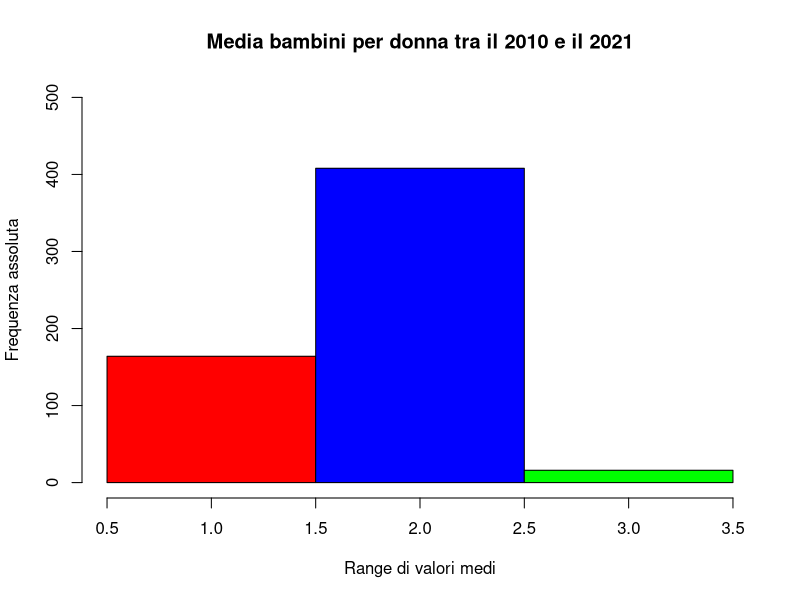
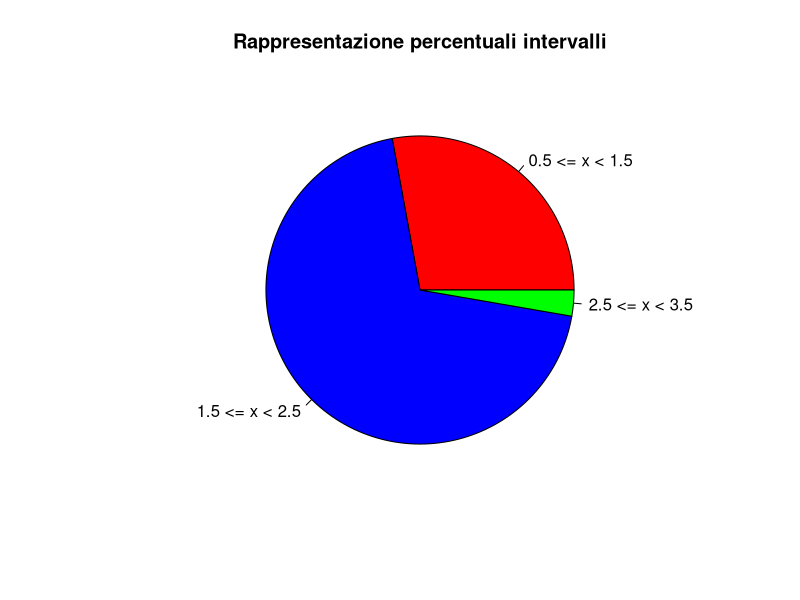
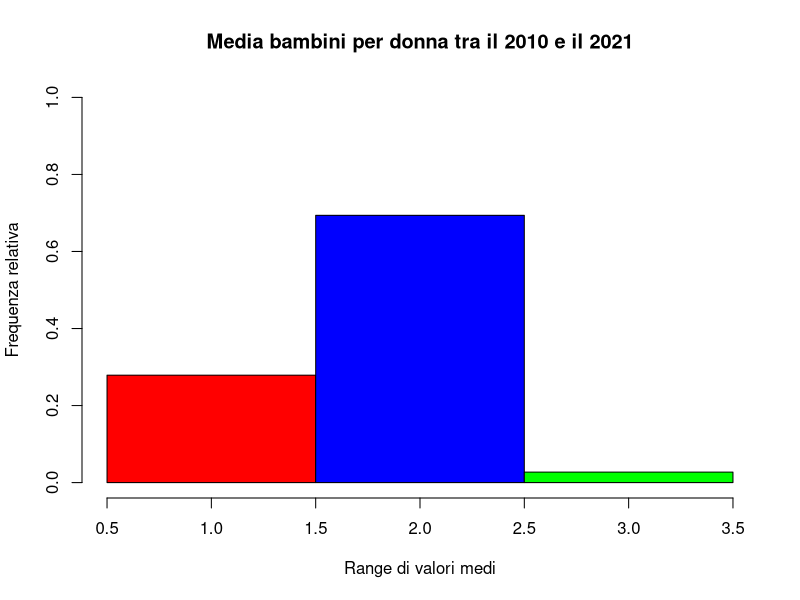
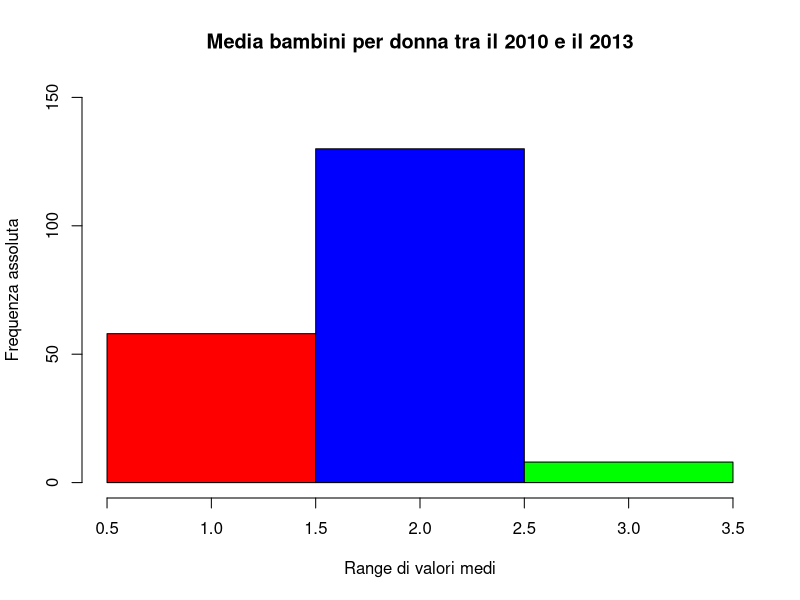
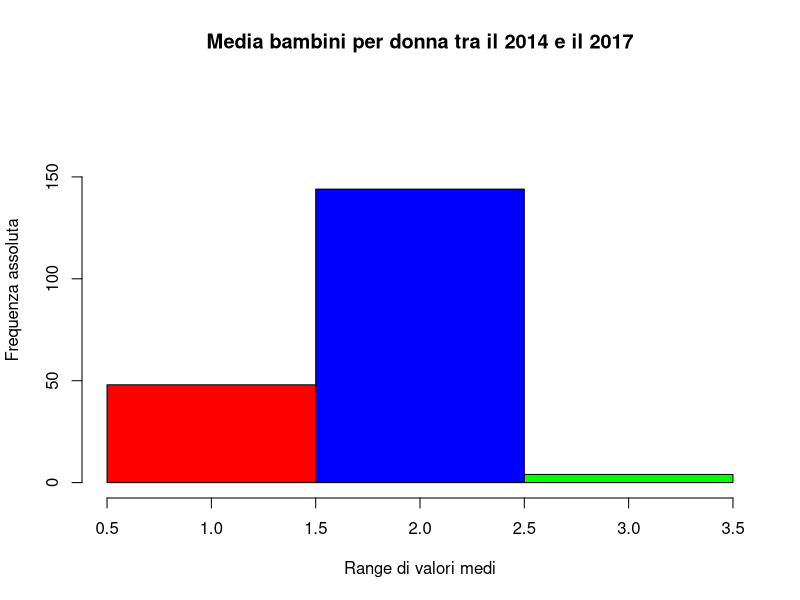
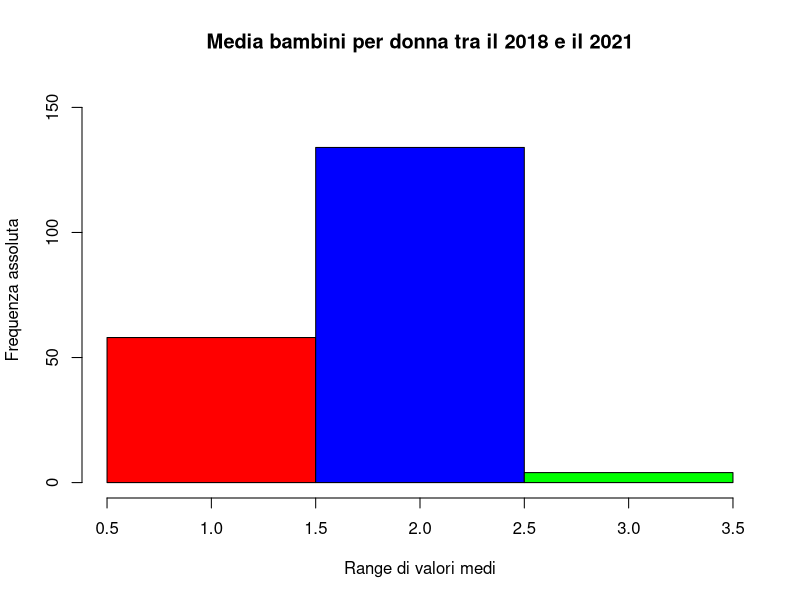
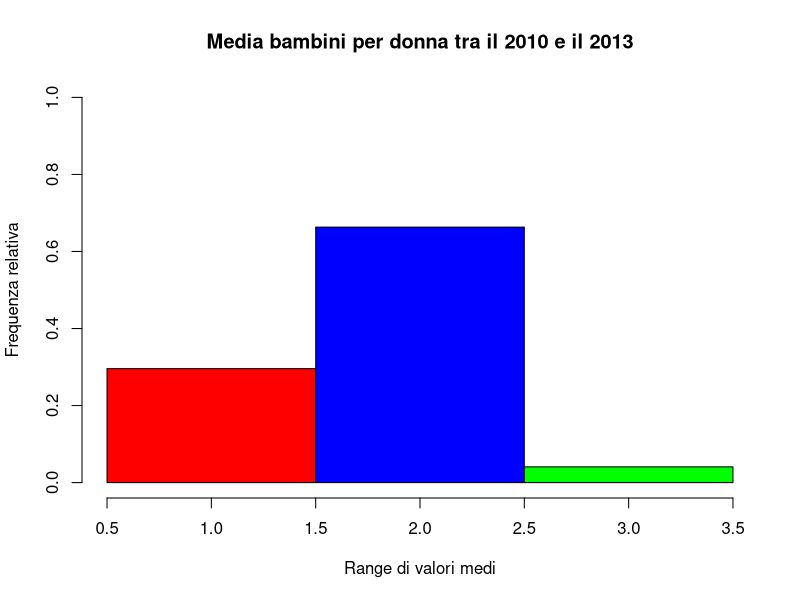
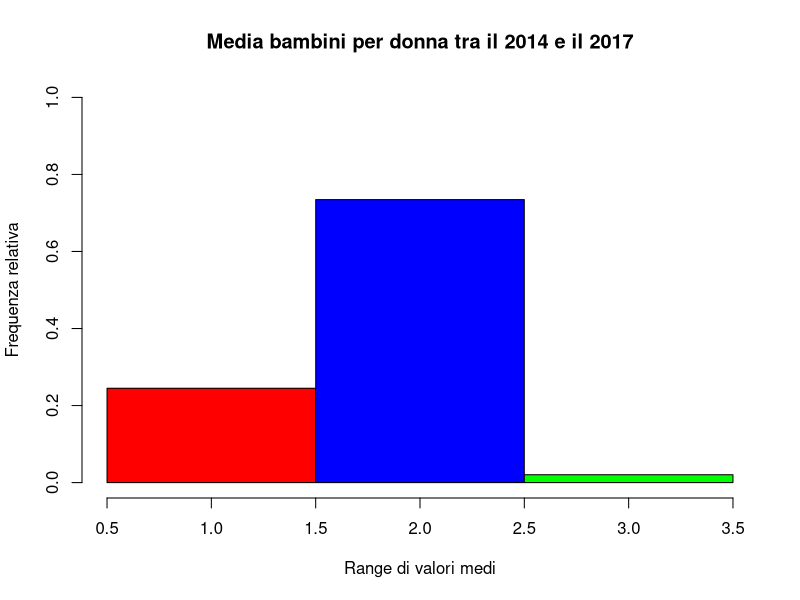

Source code (R) for these figures, in order:
#ANALISI DESCRITTIVA DEL DATASET SULLA FERTILITA'
#Author: Annalaura Miglino


#________________________________________________________________________
#                     OPERAZIONI PRELIMINARI
#________________________________________________________________________

#Si importano le librerie necessarie
library(readxl)
library(e1071)

#Si legge il file Excel
data <- read_excel("dataset_puliti/fertilita_arrotondato.xlsx")
View(data)


#________________________________________________________________________
#       FREQUENZE RELATIVE E ASSOLUTE SULL'INTERO SET DI DATI
#________________________________________________________________________

#Si selezionano le colonne numeriche
columns_to_convert <- names(data)[-1]

#Si convertono queste colonne in formato numerico
data[columns_to_convert] <- lapply(data[columns_to_convert], 
                                   function(x) as.numeric(as.character(x)))

#Si stampa il minimo del set di dati
print(min(data[, -1]))
#Si stampa il massimo del set di dati
print(max(data[, -1]))

#Si selezionano solo le colonne numeriche
data_numeric <- data[, sapply(data, is.numeric)]

#Si converte il dataframe in una matrice
data_matrix <- as.matrix(data_numeric)

#Si calcola la media
mean(data_matrix)

#Si calcola la deviazione standard
sqrt(var(as.vector(data_matrix)))

#Si trasforma il dataset in un vettore numerico per poter calcolare la skewness
dati_numerici <- as.numeric(as.character(unlist(data[, -1])))
dati_numerici

#Si definiscono gli intervalli, quindi
#tra 0 e 1.49 (1 bambino in media per donna)
#tra 1.50 e 2.49 (2 bambini in media per donna)
#dopo 2.50 (3 bambini in media per donna) 
intervalli <- c(0.5, 1.5, 2.5, 3.5) 

#Si calcolano le frequenze assolute per intervalli
frequenzeA <- table(cut(dati_numerici, breaks = intervalli))

#Si calcolano le frequenze assolute cumulate per l'intero set di dati tenendo
#conto sempre degli intervalli
cumsum(frequenzeA)

#Si calcolano le frequenze relative per l'intero set di dati per intervalli 
frequenzeR <- table(cut(dati_numerici, breaks = intervalli))/length(dati_numerici)

#Si calcolano le frequenze relative cumulate per l'intero set di dati tenendo
#conto sempre degli intervalli
cumsum(frequenzeR)

#Si calcolano quante istanze ci sono in ciascun range con un istogramma
hist(dati_numerici, breaks = intervalli, freq = TRUE,
     ylim = c(0, max(frequenzeA)+92),
     col = c("red", "blue", "green"), border = "black",
     main = "Media bambini per donna tra il 2010 e il 2021",
     xlab = "Range di valori medi", ylab = "Frequenza assoluta")

#Si costruisce anche il grafico a torta per avere una più chiara
#interpretazione con le percentuali
pie(table(cut(dati_numerici, breaks = intervalli, 
              labels = c("0.5 <= x < 1.5",
                         "1.5 <= x < 2.5",
                         "2.5 <= x < 3.5"))), 
    col = c("red", "blue", "green"), 
    main = "Rappresentazione percentuali intervalli")

#Si crea lo stesso grafico, ma con le frequenze relative
hist(dati_numerici, breaks = intervalli, freq = FALSE,
     ylim = c(0, 1),
     col = c("red", "blue", "green"), border = "black",
     main = "Media bambini per donna tra il 2010 e il 2021",
     xlab = "Range di valori medi", ylab = "Frequenza relativa")


#________________________________________________________________________
#                       DIVISIONE IN 3 RANGE DI ANNI
#________________________________________________________________________

#Si dividono i dati in 3 intervalli, ciascuno di 4 anni
dati_2010_2013 <- data[, c("2010", "2011", "2012", "2013")]
dati_2014_2017 <- data[, c("2014", "2015", "2016", "2017")]
dati_2018_2021 <- data[, c("2018", "2019", "2020", "2021")]

#Si convertono tutti i dati in un vettore numerico 
#In questo modo, ci si può operare più facilmente
dati_2010_2013 <- as.numeric(as.character(unlist(dati_2010_2013)))
dati_2014_2017 <- as.numeric(as.character(unlist(dati_2014_2017)))
dati_2018_2021 <- as.numeric(as.character(unlist(dati_2018_2021)))

#Si calcolano le frequenze assolute per ognuno
frequenzeA_10_13 <- table(cut(dati_2010_2013, breaks = intervalli))
frequenzeA_14_17 <- table(cut(dati_2014_2017, breaks = intervalli))
frequenzeA_18_21 <- table(cut(dati_2018_2021, breaks = intervalli))

#Si calcolano anche le frequenze assolute cumulate per ognuno
cumulateA_10_13 <- cumsum(frequenzeA_10_13)
cumulateA_14_17 <- cumsum(frequenzeA_14_17)
cumulateA_18_21 <- cumsum(frequenzeA_18_21)

#Si calcolano le frequenze relative per ognuno
frequenzeR_10_13 <- table(cut(dati_2010_2013, breaks = intervalli))/length(dati_2010_2013)
frequenzeR_14_17 <- table(cut(dati_2014_2017, breaks = intervalli))/length(dati_2014_2017)
frequenzeR_18_21 <- table(cut(dati_2018_2021, breaks = intervalli))/length(dati_2018_2021)

#Si calcolano anche le frequenze relative cumulate per ognuno
cumulateR_10_13 <- cumsum(frequenzeR_10_13)
cumulateR_14_17 <- cumsum(frequenzeR_14_17)
cumulateR_18_21 <- cumsum(frequenzeR_18_21)

#Si contano le istanze presenti in ciascun range con un istogramma
#tenendo conto della frequenza assoluta.
#Se ne costruisce uno per ogni quadriennio
hist(dati_2010_2013, breaks = intervalli, freq = TRUE,
     ylim = c(0, max(frequenzeA_10_13) + 20),
     col = c("red", "blue", "green"), border = "black",
     main = "Media bambini per donna tra il 2010 e il 2013",
     xlab = "Range di valori medi", ylab = "Frequenza assoluta")

hist(dati_2014_2017, breaks = intervalli, freq = TRUE,
     ylim = c(0, max(frequenzeA_14_17) + 45),
     col = c("red", "blue", "green"), border = "black",
     main = "Media bambini per donna tra il 2014 e il 2017",
     xlab = "Range di valori medi", ylab = "Frequenza assoluta")

hist(dati_2018_2021, breaks = intervalli, freq = TRUE,
     ylim = c(0, max(frequenzeA_18_21) + 20),
     col = c("red", "blue", "green"), border = "black",
     main = "Media bambini per donna tra il 2018 e il 2021",
     xlab = "Range di valori medi", ylab = "Frequenza assoluta")

#Allo stesso modo, si calcola la frequenza relativa sempre con lo stesso grafico
#È analogo a quanto fatto per le frequenze assolute ma con le relative
hist(dati_2010_2013, breaks = intervalli, freq = FALSE,
     ylim = c(0, 1),
     col = c("red", "blue", "green"), border = "black",
     main = "Media bambini per donna tra il 2010 e il 2013",
     xlab = "Range di valori medi", ylab = "Frequenza relativa")

hist(dati_2014_2017, breaks = intervalli, freq = FALSE,
     ylim = c(0, 1),
     col = c("red", "blue", "green"), border = "black",
     main = "Media bambini per donna tra il 2014 e il 2017",
     xlab = "Range di valori medi", ylab = "Frequenza relativa")

hist(dati_2018_2021, breaks = intervalli, freq = FALSE,
     ylim = c(0, 1),
     col = c("red", "blue", "green"), border = "black",
     main = "Media bambini per donna tra il 2018 e il 2021",
     xlab = "Range di valori medi", ylab = "Frequenza relativa")

#Si crea una tabella di contingenza per le frequenze assolute
contingenza_assolute <- cbind(frequenzeA_10_13, frequenzeA_14_17, frequenzeA_18_21)
contingenza_assolute

#Distribuzione di frequenza assoluta marginale del numero di figli
#Qui si osserva la totalità di istanze per tutti gli anni insieme
freqMarginaleFigliA <- margin.table(contingenza_assolute, 1)

#Si crea la tabella di contingenza anche per le frequenze relative
contingenza_relative <- cbind(frequenzeR_10_13, frequenzeR_14_17, frequenzeR_18_21)
contingenza_relative

#Frequenza relativa congiunta
#Sarebbe la proporzione di ciascun elemento nella matrice rispetto alla 
#somma totale degli elementi della matrice: ogni elemento viene diviso per
#il numero totale di elementi.
freqFigli <- prop.table(contingenza_assolute)
freqFigli

#Distribuzione di frequenza relativa marginale del numero di figli
#È analogo a quanto fatto con le frequenze assolute, ma è con 
#le frequenze relative
freqMarginaleFigliR <- margin.table(freqFigli, 1)

#Frequenza assoluta congiunta
#Viene trasposta in modo da ottenere su ogni barra i dati giusti
#Nella prima barra, si hanno 58, 48 e 58 per tutti i quadrienni
#Nella seconda barra, i valori sono 130, 144 e 134 per tutti i quadrienni
#Nella terza barra, si hanno 8, 4 e 4 per tutti i quadrienni
#Infatti, la somma della prima risulta 58+48+58=164, e così via anche
#per le altre barre
barplot(
  t(contingenza_assolute),
  col = c("blue", "green", "red"),
  legend = c("2010-2013", "2014-2017", "2018-2021"),
  names.arg = c("[0.5,1.5)", "[1.5,2.5)", "[2.5,3.5)"),
  main = "Frequenza assoluta congiunta",
  xlab = "Numero di figli in media per donna"
)

#Frequenza relativa congiunta
#La traspongo in modo da avere su ogni barra i dati giusti
#Il ragionamento è lo stesso delle frequenze assolute, ma con le relative
barplot(
  t(freqFigli),
  ylim = c(0,1),
  col = c("blue", "green", "red"),
  legend = c("2010-2013", "2014-2017", "2018-2021"),
  names.arg = c("[0.5,1.5)", "[1.5,2.5)", "[2.5,3.5)"),
  main = "Frequenza relativa congiunta",
  xlab = "Numero di figli in media per donna"
)

#Frequenza relativa condizionata
#Quadriennio | figli
relativaCondizionata <- prop.table(contingenza_assolute,1)

#Si costruisce il grafico a barre
#È uguale a quello delle frequenze assolute, ma con quelle relative
barplot(
  t(relativaCondizionata),
  beside = TRUE,
  col = c("blue", "green", "red"),
  names.arg = c("[0.5,1.5)", "[1.5,2.5)", "[2.5,3.5)"),
  legend = c("2010-2013", "2014-2017", "2018-2021"),
  xlab = "Numero di figli in media per donna",
  ylab = "Frequenza relativa",
  main = "Frequenza relativa condizionata (Quadriennio | N. figli)",
  ylim = c(0, 1),
  legend.position = "top"
)


#________________________________________________________________________
#                       INDICE DI SINTESI: MEDIA
#________________________________________________________________________

#Si costruisce un grafico con le medie tra tutti i Paesi anno per anno
#Si calcola la media per ogni anno
media_per_anno <- colMeans(data[, -1])
media_per_anno

#Si rappresenta tutto sotto forma di serie temporale
media_anni <- ts(media_per_anno, start = 2010, frequency = 1)

#Si crea il grafico relativo a questa serie temporale
plot(media_anni, main="Numero medio di bambini per donna (2010-2021)", 
     xlab="Anno", ylab="Valore medio", col="blue", type="o")


#________________________________________________________________________
#                                   BOXPLOT
#________________________________________________________________________

#Si costruiscono i boxplot per verificare eventuali valori anomali anno per anno
#ANNO 2010
#Si estraggono i dati relativi al 2010
dati_2010 <- data[["2010"]]
#Si calcolano i quantili dei dati del 2010
quantile(dati_2010)
#Riepilogo statistico dei dati del 2010
summary(dati_2010)
#Si costruisce il boxplot
boxplot(dati_2010,
        main = "Boxplot anno 2010",
        ylab = "Valore",
        col = "lightblue",
        border = "black")
#Si calcolano le statistiche del boxplot per i dati del 2010
stats <- boxplot.stats(dati_2010)
#Si osserva quanto misura il limite superiore
limite_superiore <- stats$stats[5]
limite_superiore
#A questo punto, è chiaro che vi è un solo outlier: Israel

#ANNO 2011
#Si estraggono i dati relativi al 2011
dati_2011 <- data[["2011"]]
#Si calcolano i quantili dei dati del 2011
quantile(dati_2011)
#Riepilogo statistico dei dati del 2011
summary(dati_2011)
#Si costruisce il boxplot
boxplot(dati_2011,
        main = "Boxplot anno 2011",
        ylab = "Valore",
        col = "lightblue",
        border = "black")
#Si calcolano le statistiche del boxplot per i dati del 2011
stats <- boxplot.stats(dati_2011)
#Si osserva quanto misura il limite superiore
limite_superiore <- stats$stats[5]
limite_superiore
#Anche in questo caso vi è un solo outlier: Israel

#ANNO 2012
#Si estraggono i dati relativi al 2012
dati_2012 <- data[["2012"]]
#Si calcolano i quantili dei dati del 2012
quantile(dati_2012)
#Riepilogo statistico dei dati del 2012
summary(dati_2012)
#Si costruisce il boxplot
boxplot(dati_2012,
        main = "Boxplot anno 2012",
        ylab = "Valore",
        col = "lightblue",
        border = "black")
#Si calcolano le statistiche del boxplot per i dati del 2012
stats <- boxplot.stats(dati_2012)
#Si osserva quanto misura il limite superiore
limite_superiore <- stats$stats[5]
limite_superiore
#Outlier: Israel

#ANNO 2013
#Si estraggono i dati relativi al 2013
dati_2013 <- data[["2013"]]
#Si calcolano i quantili dei dati del 2013
quantile(dati_2013)
#Riepilogo statistico dei dati del 2013
summary(dati_2013)
#Si costruisce il boxplot
boxplot(dati_2013,
        main = "Boxplot anno 2013",
        ylab = "Valore",
        col = "lightblue",
        border = "black")
#Si calcolano le statistiche del boxplot per i dati del 2013
stats <- boxplot.stats(dati_2013)
#Si osserva quanto misura il limite superiore
limite_superiore <- stats$stats[5]
limite_superiore
#Outlier: Israel

#ANNO 2014
#Si estraggono i dati relativi al 2014
dati_2014 <- data[["2014"]]
#Si calcolano i quantili dei dati del 2014
quantile(dati_2014)
#Riepilogo statistico dei dati del 2014
summary(dati_2014)
#Si costruisce il boxplot
boxplot(dati_2014,
        main = "Boxplot anno 2014",
        ylab = "Valore",
        col = "lightblue",
        border = "black")
#Si calcolano le statistiche del boxplot per i dati del 2014
stats <- boxplot.stats(dati_2014)
#Si osserva quanto misura il limite superiore
limite_superiore <- stats$stats[5]
limite_superiore
#Outlier: Israel

#ANNO 2015
#Si estraggono i dati relativi al 2015
dati_2015 <- data[["2015"]]
#Si calcolano i quantili dei dati del 2015
quantile(dati_2015)
#Riepilogo statistico dei dati del 2015
summary(dati_2015)
#Si costruisce il boxplot
boxplot(dati_2015,
        main = "Boxplot anno 2015",
        ylab = "Valore",
        col = "lightblue",
        border = "black")
#Si calcolano le statistiche del boxplot per i dati del 2015
stats <- boxplot.stats(dati_2015)
#Si osserva quanto misura il limite superiore
limite_superiore <- stats$stats[5]
limite_superiore
#Outlier: Israel

#ANNO 2016
#Si estraggono i dati relativi al 2016
dati_2016 <- data[["2016"]]
#Si calcolano i quantili dei dati del 2016
quantile(dati_2016)
#Riepilogo statistico dei dati del 2016
summary(dati_2016)
#Si costruisce il boxplot
boxplot(dati_2016,
        main = "Boxplot anno 2016",
        ylab = "Valore",
        col = "lightblue",
        border = "black")
#Si calcolano le statistiche del boxplot per i dati del 2016
stats <- boxplot.stats(dati_2016)
#Si osserva quanto misura il limite superiore
limite_superiore <- stats$stats[5]
limite_superiore
#Outliers: Israel, India, Indonesia, Peru e Sud Africa

#ANNO 2017
#Si estraggono i dati relativi al 2017
dati_2017 <- data[["2017"]]
#Si calcolano i quantili dei dati del 2017
quantile(dati_2017)
#Riepilogo statistico dei dati del 2017
summary(dati_2017)
#Si costruisce il boxplot
boxplot(dati_2017,
        main = "Boxplot anno 2017",
        ylab = "Valore",
        col = "lightblue",
        border = "black")
#Si calcolano le statistiche del boxplot per i dati del 2017
stats <- boxplot.stats(dati_2017)
#Si osserva quanto misura il limite superiore
limite_superiore <- stats$stats[5]
limite_superiore
#Si osserva quanto misura il limite inferiore
limite_inferiore <- stats$stats[1]
limite_inferiore
#Outliers: Korea (Inferiore), Israele, India, Indonesia, Peru, Sud Africa

#ANNO 2018
#Si estraggono i dati relativi al 2018
dati_2018 <- data[["2018"]]
#Si calcolano i quantili dei dati del 2018
quantile(dati_2018)
#Riepilogo statistico dei dati del 2018
summary(dati_2018)
#Si costruisce il boxplot
boxplot(dati_2018,
        main = "Boxplot anno 2018",
        ylab = "Valore",
        col = "lightblue",
        border = "black")
#Si calcolano le statistiche del boxplot per i dati del 2018
stats <- boxplot.stats(dati_2018)
#Si osserva quanto misura il limite superiore
limite_superiore <- stats$stats[5]
limite_superiore
#Si osserva quanto misura il limite inferiore
limite_inferiore <- stats$stats[1]
limite_inferiore
#Outliers: Korea (inferiore), Israele, India, Indonesia, Peru, Sud Africa

#ANNO 2019
#Si estraggono i dati relativi al 2019
dati_2019 <- data[["2019"]]
#Si calcolano i quantili dei dati del 2019
quantile(dati_2019)
#Riepilogo statistico dei dati del 2019
summary(dati_2019)
#Si costruisce il boxplot
boxplot(dati_2019,
        main = "Boxplot anno 2019",
        ylab = "Valore",
        col = "lightblue",
        border = "black")
#Si calcolano le statistiche del boxplot per i dati del 2019
stats <- boxplot.stats(dati_2019)
#Si osserva quanto misura il limite superiore
limite_superiore <- stats$stats[5]
limite_superiore
#Si osserva quanto misura il limite inferiore
limite_inferiore <- stats$stats[1]
limite_inferiore
#Outliers: Korea (inferiore), Israele, India, Indonesia, Peru, Sud Africa

#ANNO 2020
#Si estraggono i dati relativi al 2020
dati_2020 <- data[["2020"]]
#Si calcolano i quantili dei dati del 2020
quantile(dati_2020)
#Riepilogo statistico dei dati del 2020
summary(dati_2020)
#Si costruisce il boxplot
boxplot(dati_2020,
        main = "Boxplot anno 2020",
        ylab = "Valore",
        col = "lightblue",
        border = "black")
#Si calcolano le statistiche del boxplot per i dati del 2020
stats <- boxplot.stats(dati_2020)
#Si osserva quanto misura il limite superiore
limite_superiore <- stats$stats[5]
limite_superiore
#Si osserva quanto misura il limite inferiore
limite_inferiore <- stats$stats[1]
limite_inferiore
#Outliers: Korea (inferiore), Israele, Indonesia, Perù, Sud Africa

#ANNO 2021
#Si estraggono i dati relativi al 2021
dati_2021 <- data[["2021"]]
#Si calcolano i quantili dei dati del 2021
quantile(dati_2021)
#Riepilogo statistico dei dati del 2021
summary(dati_2021)
#Si costruisce il boxplot
boxplot(dati_2021,
        main = "Boxplot anno 2021",
        ylab = "Valore",
        col = "lightblue",
        border = "black")
#Si calcolano le statistiche del boxplot per i dati del 2021
stats <- boxplot.stats(dati_2021)
#Si osserva quanto misura il limite superiore
limite_superiore <- stats$stats[5]
limite_superiore
#Si osserva quanto misura il limite inferiore
limite_inferiore <- stats$stats[1]
limite_inferiore
#Outliers: Korea (inferiore), Israele, Indonesia, Perù e Sud Africa

#Si confrontano gli anni a 4 a 4 come i range definiti prima
#Servono a capire l'andamento degli outlier e della mediana nel tempo
#DAL 2010 AL 2013
boxplot(dati_2010, dati_2011, dati_2012, dati_2013, 
        names = c("Anno 2010", "Anno 2011", "Anno 2012", "Anno 2013"),
        col = c("red", "lightblue", "green", "yellow"))
#DAL 2014 AL 2017
boxplot(dati_2014, dati_2015, dati_2016, dati_2017, 
        names = c("Anno 2014", "Anno 2015", "Anno 2016", "Anno 2017"),
        col = c("red", "lightblue", "green", "yellow"))
#DAL 2018 AL 2021
boxplot(dati_2018, dati_2019, dati_2020, dati_2021, 
        names = c("Anno 2018", "Anno 2019", "Anno 2020", "Anno 2021"),
        col = c("red", "lightblue", "green", "yellow"))

#Si effettua il confronto tra primo e ultimo anno tramite il boxplot ad intaglio
boxplot(dati_2010, dati_2021, notch = TRUE, 
        names = c("Anno 2010", "Anno 2021"), col = c("green", "orange"))

#Si verifica se le mediane si sovrappongono
#ANNO 2010
#Si calcola la distanza interquartile
IQR_2010 <- quantile(dati_2010, 0.75) - quantile(dati_2010, 0.25)
#Si calcola il limite inferiore per la mediana dei dati del 2010
M1_2010 <- quantile(dati_2010, 0.5) - 1.57*IQR_2010/sqrt(length(dati_2010))
#Si calcola il limite superiore per la mediana dei dati del 2010
M2_2010 <- quantile(dati_2010, 0.5) + 1.57*IQR_2010/sqrt(length(dati_2010))

#ANNO 2021
#Si calcola la distanza interquartile
IQR_2021 <- quantile(dati_2021, 0.75) - quantile(dati_2021, 0.25)
#Si calcola il limite inferiore per la mediana dei dati del 2021
M1_2021 <- quantile(dati_2021, 0.5) - 1.57*IQR_2021/sqrt(length(dati_2021))
#Si calcola il limite superiore per la mediana dei dati del 2021
M2_2021 <- quantile(dati_2021, 0.5) + 1.57*IQR_2021/sqrt(length(dati_2021))

#Si osserva se gli intervalli si sovrappongono
c(M1_2010, M2_2010)
c(M1_2021, M2_2021)
#Poiché i due intervalli non si sovrappongono, con un livello di 
#significatività del 5% si può affermare che le mediane dei voti delle
#due classi sono differenti.


#________________________________________________________________________
#                         INDICE DI SINTESI: MODA
#________________________________________________________________________

#Come fatto per la media, si valuta anche la moda nel corso del tempo
#Si calcola la moda
#Tramite essa, si capisce quale valore si presenta più spesso anno per anno
#Si costruisce una funzione, essendo che in R non è presente
moda <- function(v) {
  tmp <- unique(v)
  tmp[which.max(tabulate(match(v, tmp)))]
}

#Si calcola la moda per ogni anno
moda_per_anno <- sapply(data[, -1], moda)
moda_per_anno

#Si rappresenta tutto sotto forma di serie temporale
moda_anni <- ts(moda_per_anno, start = 2010, frequency = 1)

#Si crea il grafico relativo a questa serie temporale
plot(moda_anni, main="Moda del numero di bambini per donna (2010-2021)", 
     xlab="Anno", ylab="Valore medio", col="blue", type="o")


#________________________________________________________________________
#                         INDICI DI DISPERSIONE:
#                     VARIANZA E DEVIAZIONE STANDARD
#________________________________________________________________________

#Varianza anno per anno per osservare la dispersione dei dati
#Tanto maggiore è la varianza tanto più i valori sono dispersi rispetto 
#alla media
#Si calcola la varianza anno per anno

#ANNO 2010
#Si calcola la media
mean(dati_2010)
#Si calcola la varianza
var(dati_2010)
#Si calcola la deviazione standard
sd(dati_2010)
#La dispersione dei dati sembra essere moderata, in quanto sia varianza
#che deviazione standard non sono molto alti.

#ANNO 2011
#Si calcola la media
mean(dati_2011)
#Si calcola la varianza
var(dati_2011)
#Si calcola la deviazione standard
sd(dati_2011)
#Anche qui, i dati non sono molto dispersi rispetto alla media.

#ANNO 2012
#Si calcola la media
mean(dati_2012)
#Si calcola la varianza
var(dati_2012)
#Si calcola la deviazione standard
sd(dati_2012)
#La dispersione dei dati è moderata.

#ANNO 2013
#Si calcola la media
mean(dati_2013)
#Si calcola la varianza
var(dati_2013)
#Si calcola la deviazione standard
sd(dati_2013)
#Qui i valori sono un po' più bassi, segno che sono un po' meno dispersi
#rispetto agli anni precedenti.

#ANNO 2014
#Si calcola la media
mean(dati_2014)
#Si calcola la varianza
var(dati_2014)
#Si calcola la deviazione standard
sd(dati_2014)
#Ancora più bassi rispetto al 2013, quindi ancora meno dispersione.

#ANNO 2015
#Si calcola la media
mean(dati_2015)
#Si calcola la varianza
var(dati_2015)
#Si calcola la deviazione standard
sd(dati_2015)
#I valori continuano a diminuire, segno di una maggiore concentrazione
#attorno alla media.

#ANNO 2016
#Si calcola la media
mean(dati_2016)
#Si calcola la varianza
var(dati_2016)
#Si calcola la deviazione standard
sd(dati_2016)
#I valori diminuiscono sempre più, quindi anche la dispersione è minore.

#ANNO 2017
#Si calcola la media
mean(dati_2017)
#Si calcola la varianza
var(dati_2017)
#Si calcola la deviazione standard
sd(dati_2017)
#I valori sono ancora più bassi, segno di una maggiore stabilità.

#ANNO 2018
#Si calcola la media
mean(dati_2018)
#Si calcola la varianza
var(dati_2018)
#Si calcola la deviazione standard
sd(dati_2018)
#I valori sono leggermente più alti rispetto al 2017, quindi alcuni valori
#si iniziano ad allontanare dalla media.

#ANNO 2019
#Si calcola la media
mean(dati_2019)
#Si calcola la varianza
var(dati_2019)
#Si calcola la deviazione standard
sd(dati_2019)
#I valori sono un po' più bassi rispetto al 2018, quindi è probabile che nel 
#2018 sia aumentata leggermente la fertilità e si sia riabbassata nel 2019.

#ANNO 2020
#Si calcola la media
mean(dati_2020)
#Si calcola la varianza
var(dati_2020)
#Si calcola la deviazione standard
sd(dati_2020)
#I valori sono ancora più bassi rispetto al 2019, e significa che i valori sono
#più concentrati intorno alla media.

#ANNO 2021
#Si calcola la media
mean(dati_2021)
#Si calcola la varianza
var(dati_2021)
#Si calcola la deviazione standard
sd(dati_2021)
#I valori sono un po' più alti rispetto al 2020, e significa che la fertilità
#è aumentata rispetto al 2020, perché ci sono valori più alti rispetto alla
#media, e di conseguenza sono più dispersi.

#Si calcola la varianza anno per anno
varianza_per_anno <- sapply(data[, -1], var)
varianza_per_anno

#Si calcola la deviazione standard anno per anno
devstandard_per_anno <- sapply(data[, -1], sd)
devstandard_per_anno

#Si rappresenta la varianza sotto forma di serie temporale
varianza_anni <- ts(varianza_per_anno, start = 2010, frequency = 1)

#Si rappresenta la deviazione standard sotto forma di serie temporale
devstandard_anni <- ts(devstandard_per_anno, start = 2010, frequency = 1)

#Si crea il grafico per la varianza 
plot(varianza_anni, col = "blue", type = "o", ylab = "Varianza", 
     xlab = "Anno", main = "Varianza e Deviazione Standard per Anno",
     ylim = c(0,0.5))

#Si aggiunge la deviazione standard al grafico esistente
lines(devstandard_anni, col = "red", type = "o")

#Si aggiunge una legenda
legend("topright", legend = c("Varianza", "Deviazione Standard"), 
       col = c("blue", "red"), lty = 1)


#________________________________________________________________________
#                                 SKEWNESS
#________________________________________________________________________

#Si misura la simmetria di una distribuzione di frequenze con la skewness
#Si calcola la skewness
skew <- skewness(dati_numerici)
skew
#Essendo che è maggiore di 0, significa che c'è asimmetria positiva.
#Un valore positivo della skewness indica che la coda della distribuzione 
#è più lunga a destra rispetto alla coda sinistra, cioè ci sono più dati 
#superiori alla media che spingono la coda in quella direzione.
#Questo perché ci sono dei Paesi con un numero di nascite superiori alla 
#media. La skewness si concentra sull'asimmetria della distribuzione.


#________________________________________________________________________
#                                   CURTOSI
#________________________________________________________________________

#Per valutare meglio la skewness, è importante anche la curtosi perché
#così si osserva quanto i dati si concentrano nella coda della skewness.
curtosi <- kurtosis(dati_numerici)
curtosi

#Si utilizzano i momenti per calcolare Beta2, che viene impiegata
#per calcolare la curtosi
momento_ordine_2 <- var(dati_numerici)
momento_ordine_4 <- moment(dati_numerici, order = 4)

#Si calcola Beta2
b2 <- (momento_ordine_4)/(momento_ordine_2^2)
b2

#Si calcola la curtosi
y2 <- b2-3
y2
#Essendo che b2 è maggiore di 3 e y2 è maggiore di 0, la distribuzione
#di frequenze si dice leptocurtica, cioè la distribuzione dei dati è più
#piccata di una normale.

#Si rappresenta graficamente la distribuzione dei dati confrontata
#con una normale.
#Si crea un vettore di valori per la curva di densità
x <- seq(min(dati_numerici) - 1, max(dati_numerici) + 1, length = 100)
#Si calcola la densità per la distribuzione normale
dens_normale <- dnorm(x, mean = mean(dati_numerici), sd = sd(dati_numerici))
#Si calcola la densità per i dati considerati
dens_dati <- density(dati_numerici)$y
#Si crea il grafico di densità
plot(x, dens_normale, type = "l", col = "blue", lwd = 2, ylim = c(0, max(dens_normale, dens_dati)),
     xlab = "Valori", ylab = "Densità")
#Si aggiunge la curva di densità per i dati
lines(density(dati_numerici), col = "red", lwd = 2)
#Si aggiunge una legenda
legend("topright", legend = c("Distribuzione Normale", "Distribuzione dei dati"), col = c("blue", "red"), lty = 1, cex = 0.8)
#Si aggiunge una linea per indicare la media
abline(v = mean(dati_numerici), col = "green", lty = 2)